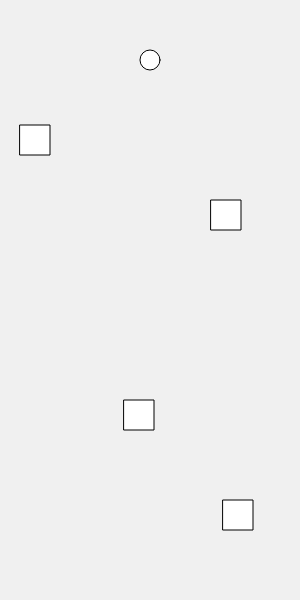
Frame 1 (no input)
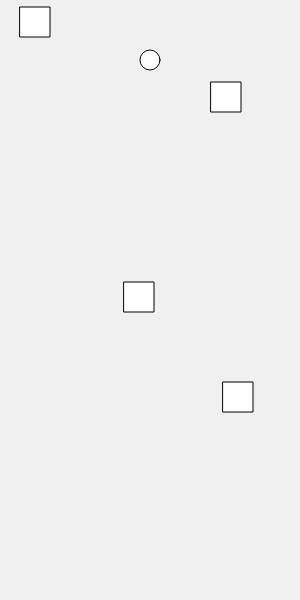
Frame 60 (no input)
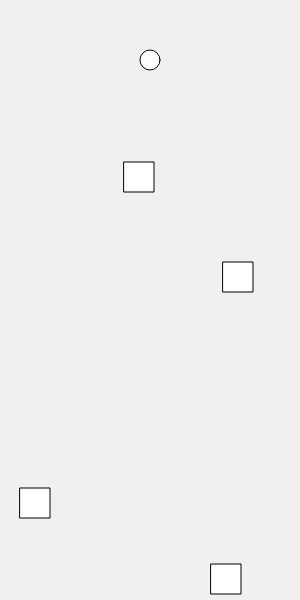
Frame 120 (the mouse pressed at the canvas centre since frame 60)

The p5.js sketch that drew these frames (run headless with seeded random() and noise() and a simulated clock; from frame 60 on, the mouse is pressed at the canvas centre):

// p5.js sketch
// ── sketch.js
let x = 150
let y = 60
let x1 = 223
let y1 = 500
let vy1 = 2
let x2 = 124
let y2 = 400
let x3 = 211
let y3 = 200
let x4 = 20
let y4 = 125

function setup() 
{
  createCanvas(300, 600);
}

function draw()
{
  background(240);
  circle(x, y, 20,20)
  rect(x1,y1, 30,30)
  y1 = y1 - vy1
 if (y1 < 0)
 {
   y1 = 600
 }
  rect(x2,y2, 30, 30)
  y2 = y2 - vy1
  if (y2 < 0)
 {
   y2 = 600
 }
  rect(x3,y3, 30, 30)
  y3 = y3 - vy1
  if (y3 < 0)
  {
    y3 = 600
  }
  rect(x4,y4, 30, 30)
  y4 = y4 - vy1
  if (y4 < 0)
  {
    y4 = 600
  }
}
